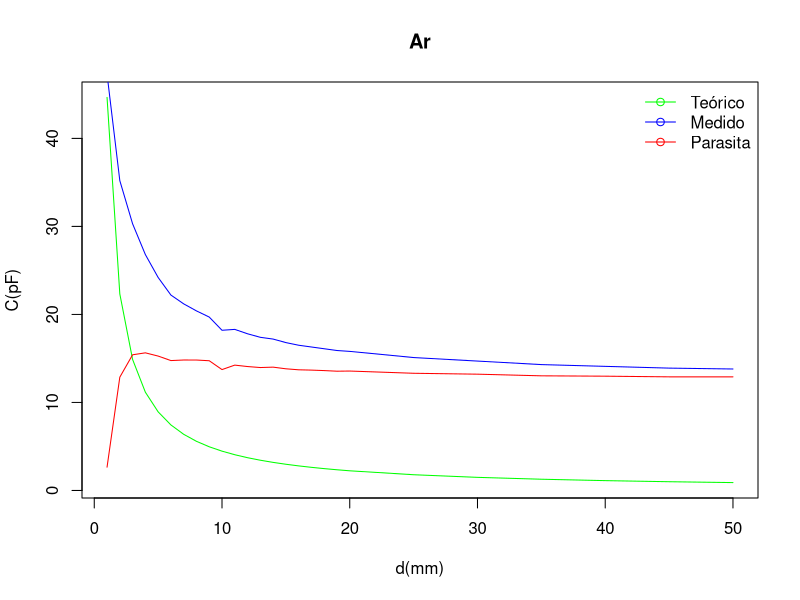
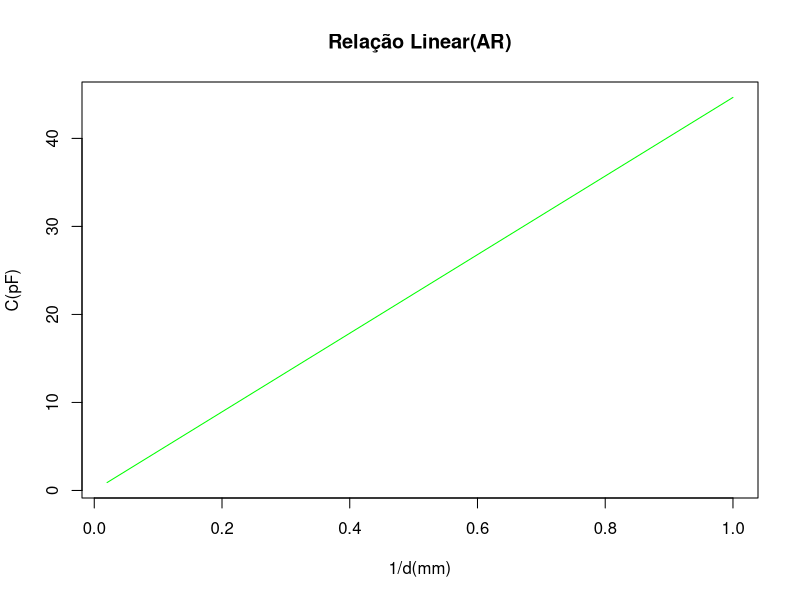
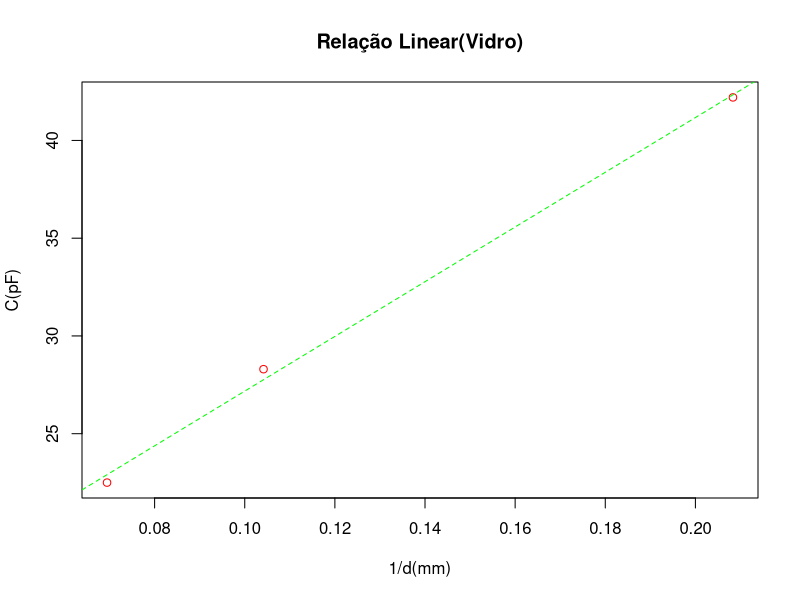
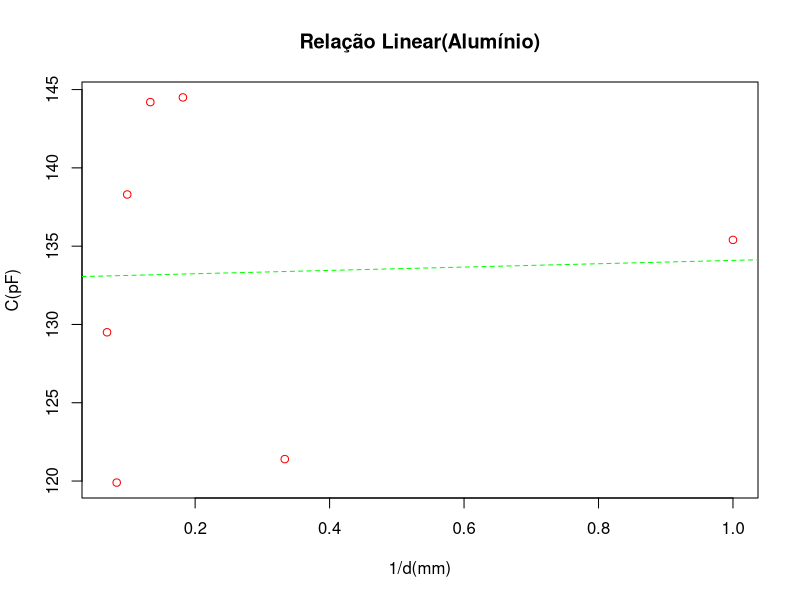

Here is the R script that generated these plots, in order:
#Capacitancia com AR
d<-c(1,2,3,4,5,6,7,8,9,10,11,12,13,14,15,16,17,18,19,20,25,30,35,40,45,50)
C<-c(47.3,35.2,30.3,26.8,24.2,22.2,21.2,20.4,19.7,18.2,18.3,17.8,17.4,17.2,16.8,16.5,16.3,16.1,15.9,15.8,15.1,14.7,14.3,14.1,13.9,13.8)
Ad<-pi*(4.01**2)/d
E<-0.884
Ct = E*Ad
Cp = C - Ct
D <- 1/d
png("exp6/Grafico%d1.png")
plot(Ct~d,main="Ar",ylab="C(pF)",xlab="d(mm)",col="green",type="l",cex=2)
lines(C~d, col="blue")
lines(Cp~d, col="red")
legend("topright", legend=c("Teórico", "Medido", "Parasita"),lty=c(1,1,1),
col=c("green","blue","red"), lwd=1:1:1, bty="n", pch=c(1,1,1))
dev.off()
png("exp6/Grafico%d2.png")
plot(Ct~D,main="Relação Linear(AR)",ylab="C(pF)",xlab="1/d(mm)",col="green",type="l",cex=2)
dev.off()

#Capacitancia com Vidro
d<-c(4.8,9.6,14.4)
C<-c(42.2,28.3,22.5)
Ad<-pi*(4.01**2)/d
E<-C/Ad
Ct = E*Ad
D <- 1/d
png("exp6/Grafico%d3.png")
plot(Ct~D,main="Relação Linear(Vidro)",ylab="C(pF)",xlab="1/d(mm)",col="red")
abline(lm(Ct~D),lty = 2,col="green")
dev.off()
#Capacitancia com ALUMINIO
d<-c(1,3,5.5,7.5,10.1,12,14.5)
C<-c(135.4,121.4,144.5,144.2,138.3,119.9,129.5)
Ad<-pi*(4.01**2)/d
E<-C/Ad
Ct = E*Ad
D <- 1/d
png("exp6/Grafico%d4.png")
plot(C~D,main="Relação Linear(Alumínio)",ylab="C(pF)",xlab="1/d(mm)",col="red")
abline(lm(Ct~D),lty = 2,col="green")
dev.off()
